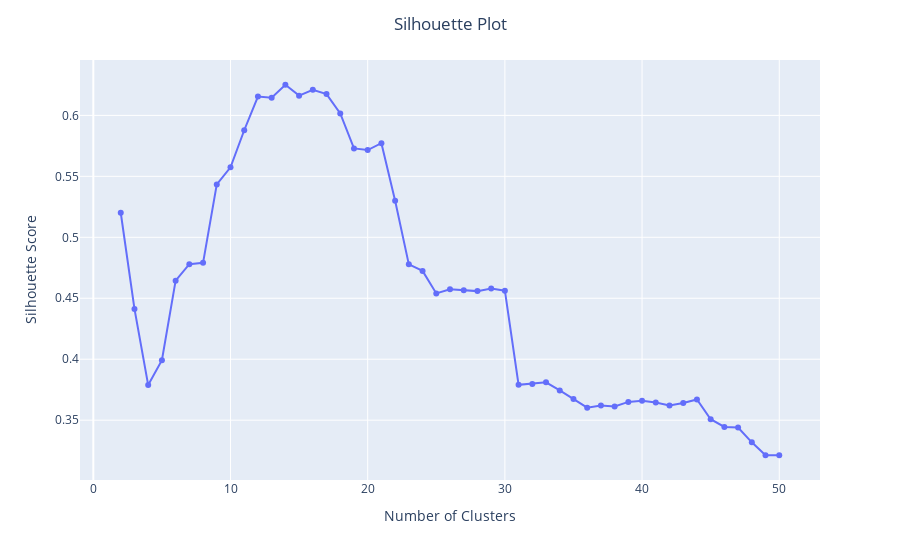

Notebook code cell kept with this figure:
### Markdown cell above
*** 
##### <font color="White"> 3.2.2.2 Silhouette Method Evaluation <a class="anchor" id="threetwotwotwo"></a>

[<font color="grey">Back to Index </font>](#index)

### Code cell
def silhouette_evaluate_medoid(data : pd.DataFrame, max_clusters : int):

    silhouette_scores = [] 

    for i in range(2, max_clusters + 1):
        kmedoids = KMedoids(
            n_clusters = i,
            init="k-medoids++",
            random_state = 0
        )
        labels = kmedoids.fit_predict(data)
        
        # Compute silhouette scores for each sample
        silhouette_values = silhouette_score(data, labels)
        
        # Calculate average silhouette score
        silhouette_scores.append(silhouette_values)

    fig = px.line(
        x=range(2, max_clusters + 1), 
        y=silhouette_scores, 
        markers=True, 
        line_shape='linear', 
        labels={'x': 'Number of Clusters', 'y': 'Silhouette Score'}
    )

    # Update layout for better readability
    fig.update_layout(
        title_text='Silhouette Plot',
        title_x=0.5,
        xaxis_title='Number of Clusters',
        yaxis_title='Silhouette Score',
        showlegend=False
    )

    # Show
    fig.show()

silhouette_evaluate_medoid(df_norm, 50)

### Figure 1 — Plotly figure (JSON) as saved in the notebook; plotly's stock layout.template omitted (floating-point values rounded to 4 significant figures)
{"data": [{"hovertemplate": "Number of Clusters=%{x}<br>Silhouette Score=%{y}<extra></extra>", "legendgroup": "", "line": {"color": "#636efa", "dash": "solid", "shape": "linear"}, "marker": {"symbol": "circle"}, "mode": "markers+lines", "name": "", "orientation": "v", "showlegend": false, "type": "scatter", "x": [2, 3, 4, 5, 6, 7, 8, 9, 10, 11, 12, 13, 14, 15, 16, 17, 18, 19, 20, 21, 22, 23, 24, 25, 26, 27, 28, 29, 30, 31, 32, 33, 34, 35, 36, 37, 38, 39, 40, 41, 42, 43, 44, 45, 46, 47, 48, 49, 50], "xaxis": "x", "y": [0.5201, 0.4413, 0.3788, 0.3992, 0.4644, 0.478, 0.4791, 0.5434, 0.5574, 0.5878, 0.6154, 0.6145, 0.6251, 0.6162, 0.621, 0.6175, 0.6016, 0.5729, 0.5715, 0.5772, 0.53, 0.4778, 0.4725, 0.454, 0.4574, 0.4567, 0.4559, 0.458, 0.4562, 0.379, 0.3797, 0.381, 0.3744, 0.3673, 0.3602, 0.3621, 0.3613, 0.365, 0.3659, 0.3645, 0.3621, 0.364, 0.367, 0.3508, 0.3445, 0.3439, 0.3318, 0.3212, 0.3213], "yaxis": "y"}], "layout": {"legend": {"tracegroupgap": 0}, "margin": {"t": 60}, "showlegend": false, "title": {"text": "Silhouette Plot", "x": 0.5}, "xaxis": {"anchor": "y", "domain": [0, 1], "title": {"text": "Number of Clusters"}}, "yaxis": {"anchor": "x", "domain": [0, 1], "title": {"text": "Silhouette Score"}}}}
